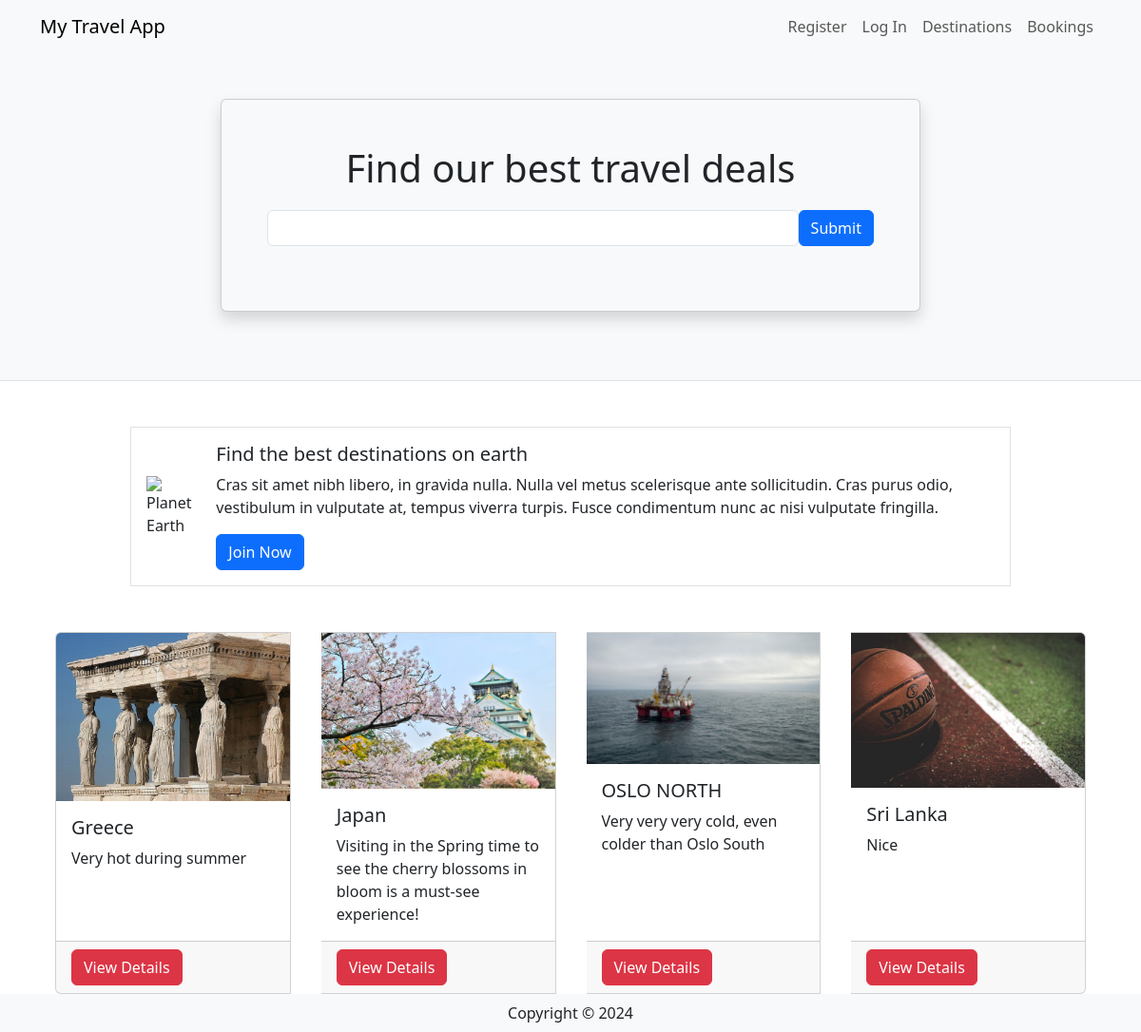
The page / on the database its author committed.
### travel/models.py (models this page shows, shortened)
class Destination(db.Model):
    __tablename__ = 'destinations'
    id = db.Column(db.Integer, primary_key=True)
    name = db.Column(db.String(80))
    description = db.Column(db.String(200))
    image = db.Column(db.String(400))
    currency = db.Column(db.String(3))
    comments = db.relationship('Comment', backref='destination')

### travel/views.py (the view)
@mainbp.route('/')
def index():
    destinations = db.session.scalars(db.select(Destination)).all()
    return render_template('index.html', destinations=destinations)

### travel/templates/index.html
{% extends 'base.html' %}
{% block header %}
      <div class="container">
         <div class="row justify-content-center mt-5 pb-4">
            <div class="col-md-8">
               <div class="card shadow p-5 mb-5 bg-light">
                  <h1 class="text-center mb-3">Find our best travel deals</h1>
                  <form class="form-inline d-flex flex-nowrap" action="{{url_for('main.search')}}" >
                     <input type="text" name="search" class="form-control flex-grow-1 my-1 mr-sm-2" id="SearchForm">
                     <button type="submit" class="flex-shrink-1 btn btn-primary my-1">Submit</button>
                   </form>
               </div>
            </div>
         </div>
      </div>
{% endblock %}
{% block content %}
      <div class="container">
         <div class="row mt-5 mb-5 justify-content-center">
            <div class="col-md-10">
               <div class="media border p-3 d-flex justify-content-start">
                  <img class="align-self-center me-3" style="max-width:120px"
                     src="https://upload.wikimedia.org/wikipedia/commons/thumb/2/22/Earth_Western_Hemisphere_transparent_background.png/600px-Earth_Western_Hemisphere_transparent_background.png"
                     alt="Planet Earth">
                  <div class="align-self-center media-body">
                     <h5 class="mt-0">Find the best destinations on earth</h5>
                     <p class="d-none d-sm-block">Cras sit amet nibh libero, in gravida nulla. Nulla vel metus
                        scelerisque ante sollicitudin. Cras purus odio, vestibulum in vulputate at, tempus viverra
                        turpis. Fusce condimentum nunc ac nisi vulputate fringilla.</p>
                     <a href="#" class="btn btn-primary">Join Now</a>
                  </div>
               </div>
            </div>
         </div>
         <div class="card-group">
            {% for destination in destinations %}
            <div class="card mx-3">
               <img class="card-img-top"
                  src="{{ destination.image }}" alt="destination picture">
               <div class="card-body">
                  <h5 class="card-title">{{ destination.name }}</h5>
                  <p class="card-text">{{ destination.description }}</p>
               </div>
               <div class="card-footer"><a href="{{ url_for('destination.show', id=destination.id) }}" class ="btn btn-danger"> View Details </a></div>
            </div>
            {% endfor %}
         </div>
      </div>
{% endblock %}

### travel/templates/base.html (shortened to what this page needs)
<html>
<head>
   <link href="https://cdn.jsdelivr.net/npm/bootstrap@5.3.2/dist/css/bootstrap.min.css" rel="stylesheet">
</head>
<body>
   <header class="bg-light border-bottom">
      <nav class="navbar navbar-expand-lg navbar-light bg-light">
         <div class="container">
            <a href="/" class="navbar-brand">My Travel App</a>
            <div class="collapse navbar-collapse justify-content-end" id="navbarSupportedContent">
               <div class="navbar-nav ml-auto">
                  {% if current_user.is_authenticated %}
                     <a class="nav-item nav-link disabled text-muted" href="#">Welcome {{current_user.name}}</a>
                     <a class="nav-item nav-link" href="{{ url_for('auth.logout') }}">Log Out</a>
                  {% else %}
                     <a class="nav-item nav-link" href="{{ url_for('auth.register') }}">Register</a>
                     <a class="nav-item nav-link" href="{{ url_for('auth.login') }}">Log In</a>
                  {% endif %}
                  <a class="nav-item nav-link" href="{{ url_for('destination.create') }}">Destinations</a>
                  <a class="nav-item nav-link" href="#">Bookings</a>
               </div>
            </div>
         </div>
      </nav>
      {% block header %}
      {% endblock %}
   </header>
   {% block content %}
   {% endblock %}
    <footer class="footer">
        <div class="text-center py-2 bg-light">
            <span class="text-dark">Copyright &copy; {{ year }}</span>
        </div>
    </footer>
   </body>
</html>

### rows shown on the page
Destination: image (picture), name "Greece", description "Very hot during summer"
Destination: image (picture), name "Japan", description "Visiting in the Spring time to see the cherry blossoms in bloom is a must-see experience!"
Destination: image (picture), name "OSLO NORTH", description "Very very very cold, even colder than Oslo South"
Destination: image (picture), name "Sri Lanka", description "Nice"
